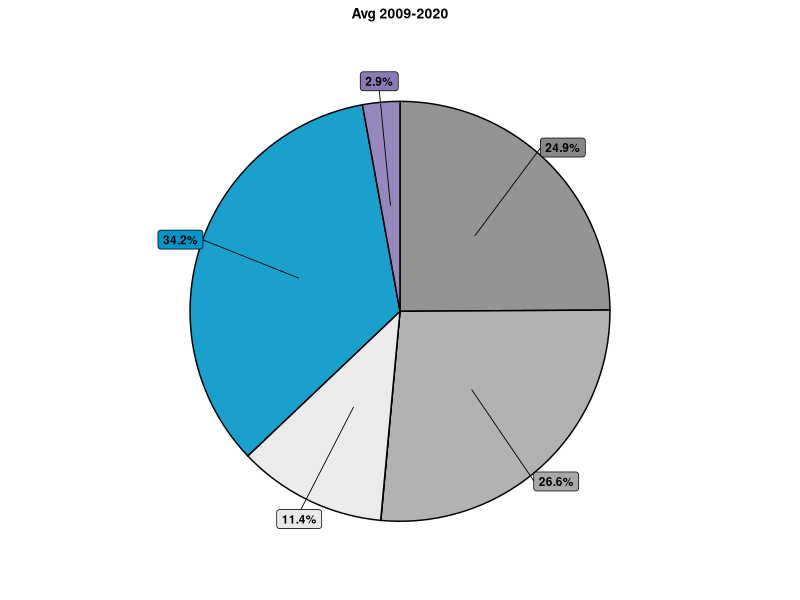
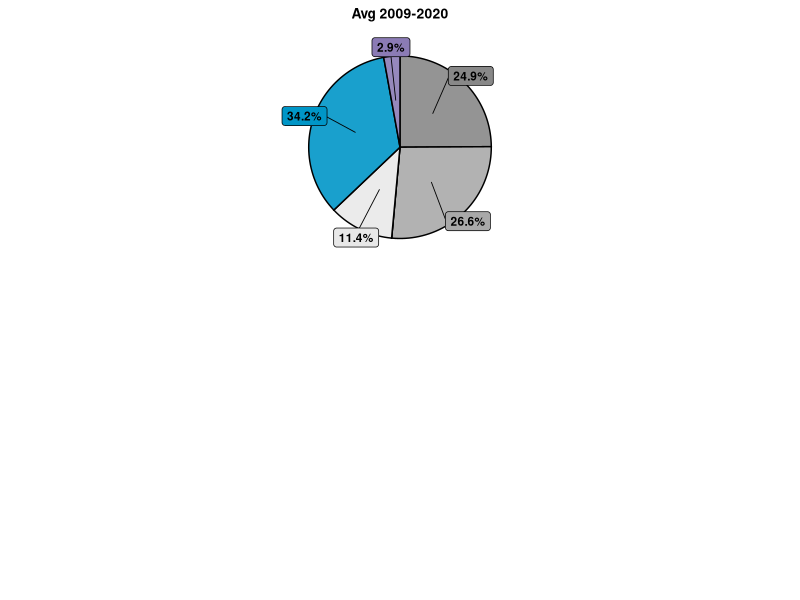
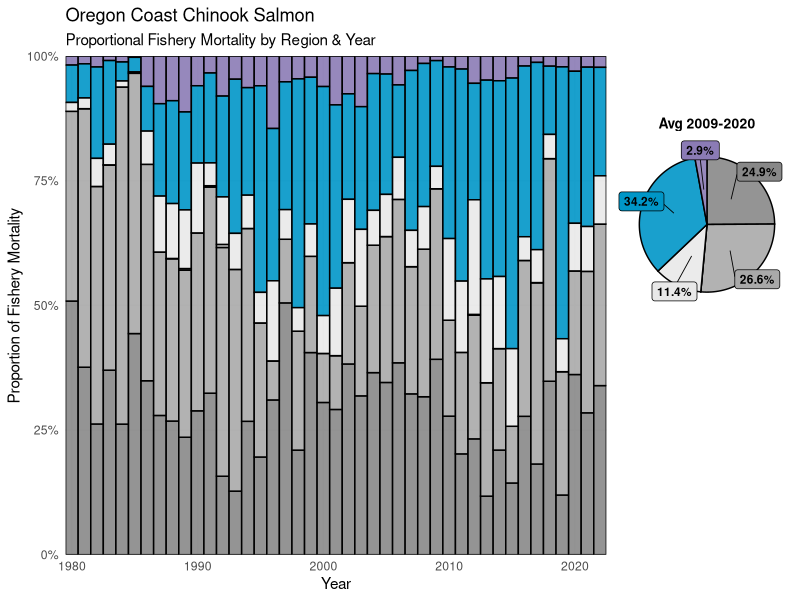
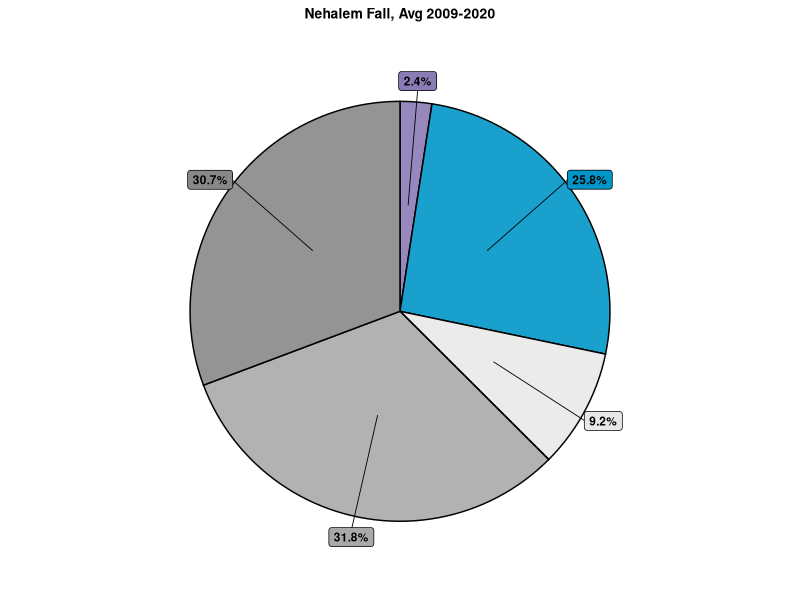
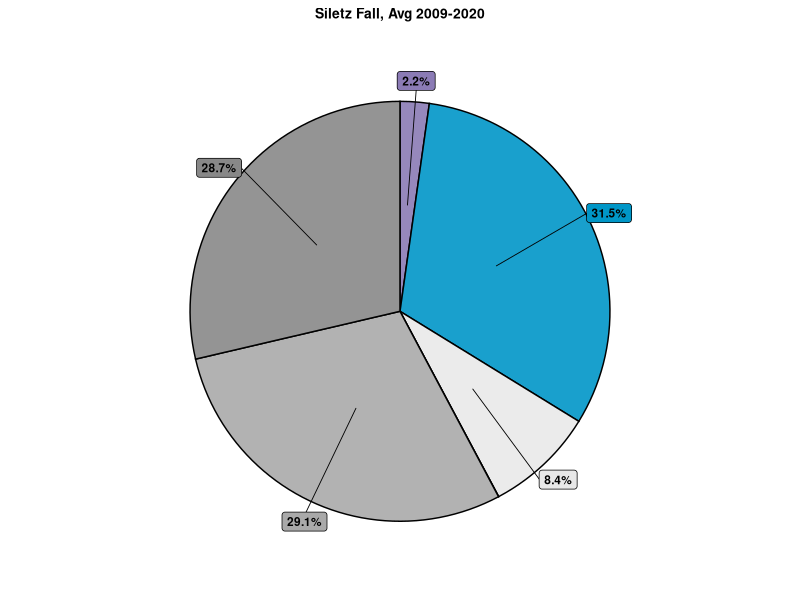
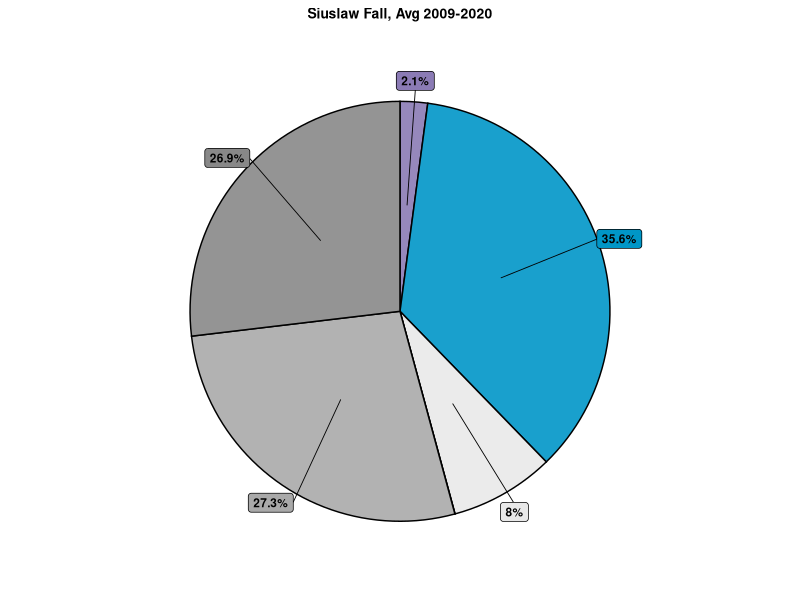
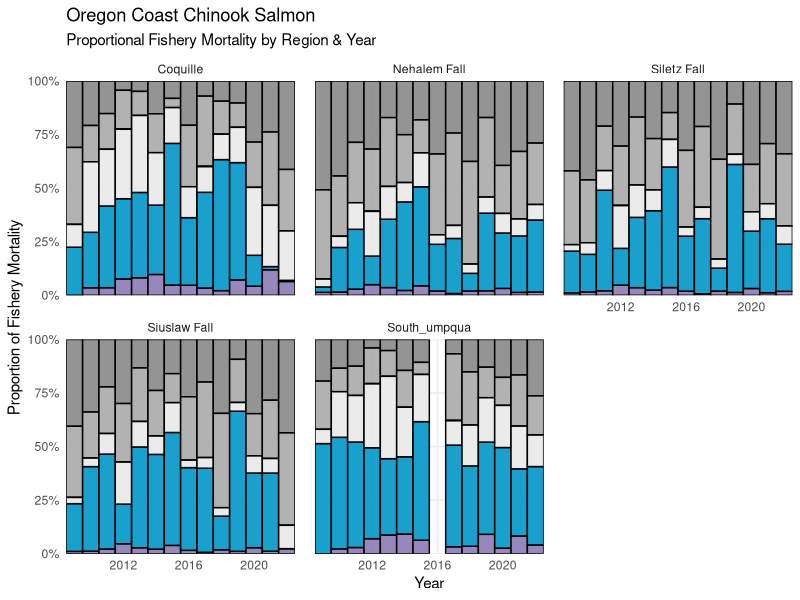
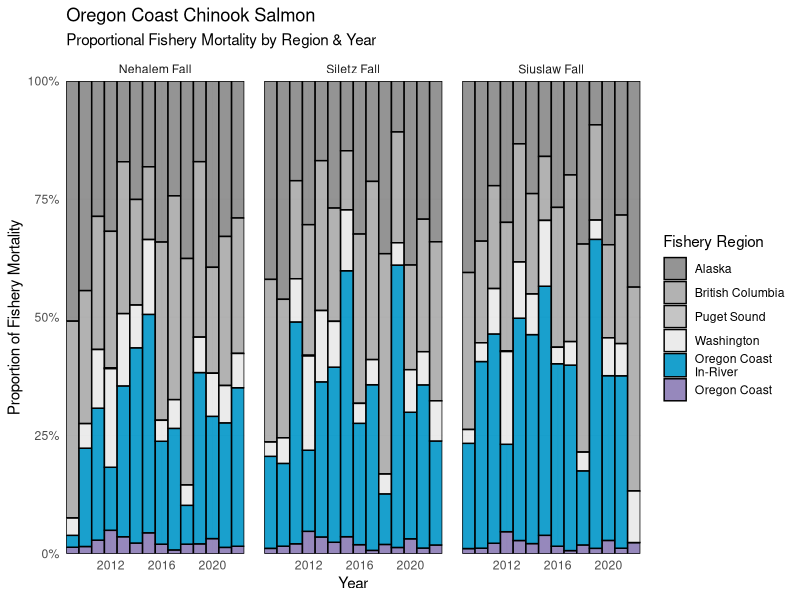

Reproduce these figures in R, in order.
library(tidyverse)
library(here)
library(readxl)
library(viridis)
library(cowplot) 
library(ggrepel)

# custom colors =====
custom_pal <- c(
  "Oregon Coast\nIn-River" =  "#0096C7",    
  "Oregon Coast"    =  "#8B7BB5",
  "Washington"           =  "#E8E8E8",   
  "Puget Sound"               =   "grey",  
  "British Columbia"          =  "darkgrey",  
  "Alaska"                    =  "#888888")

# custom_pal <- c(
#   "Washington Coast\nIn-River" =  "#0096C7",   # light gray
#   "Washington Coast\nOcean"    =  "#8B7BB5",
#   "South of Falcon"           =  "#7AD151", #"#2A788E",
#   "Puget Sound"               =   "#D3D3D3",  
#   "British Columbia"          =  "#57A773",
#   "Alaska"                    =  "#FDE725"  # viridis purple for Alaska
# )

# load ====== 
data <- readxl::read_excel("data/PSTChinookCWT_data_April18_2025.xlsx") %>%
  filter(region %in% c("OC","ORC"),
         !year == 2023, !is.na(total_run), !total_run =="NA") 
 
 total_run_df<-data %>%  
  dplyr::select(year,population,region,total_run) %>%
  dplyr::mutate(total_run = as.numeric(total_run))

catch_distributions <- data %>%
  dplyr::select(c(1:39)) %>%
  gather(4:ncol(.), key = "fishery_region", value = "percent_mort") %>%
  filter(!fishery_region %in% c(#"US_is_tot",
                                "stray", 
                               "aabm_tot", 
                                "esc_pct", 
                                "er",  
                               "term_tot"
                                )) %>%
  dplyr::mutate(percent_mort = as.numeric(percent_mort)/100) 
 

# OC whole ======= 
OC_fish <- catch_distributions %>%
  left_join(total_run_df) %>% 
  filter(!is.na(percent_mort )) %>% 
  dplyr::mutate(mortality_numbers = total_run *percent_mort,
                broad_region = case_when(
                  # Alaska
                  str_detect(fishery_region, "^seak") ~ "Alaska",
                  str_detect(fishery_region, "^ak_term")  ~ "Alaska",
                  
                  str_detect(fishery_region, "^US_term")  ~ "Oregon Coast\nIn-River",
                  str_detect(fishery_region, "^term_tot")  ~ "Oregon Coast\nIn-River",

                   # Canada
                  str_detect(fishery_region, "^can_term")  ~ "British Columbia",
                  str_detect(fishery_region, "^wcvi")     ~ "British Columbia",#"West Coast Vancouver Island",
                  str_detect(fishery_region, "^nbc")      ~ "British Columbia", #"North Coast BC",
                  str_detect(fishery_region, "^sbc")      ~ "British Columbia",
                  
                  # str_detect(fishery_region, "^can_term") ~ "Canada Terminal",
                  
                  # Falcon (US)
                  str_detect(fishery_region, "^sfalc")    ~  "Oregon Coast",#"South of Falcon",
                  # str_detect(fishery_region, "^nfalc")    ~ "North of Falcon",
                  
                  fishery_region == "nfalc_s" ~ "Washington",#"Washington Coast\nOcean",
                  fishery_region == "nfalc_t" ~  "Washington",#"Washington Coast\nOcean",
                  fishery_region == "US_is_tot" ~  "Washington",#"Washington Coast\nOcean",

                  # WA     
                  fishery_region == "PS_n" ~ "Puget Sound",
                  fishery_region == "PS_s" ~ "Puget Sound",
                  
                  fishery_region == "wac_n" ~  "Washington",#"Washington Coast\nIn-River",
                  # Other
                  TRUE                                    ~ "Check")) 

uniqueOC<- data.frame(unique(OC_fish[c("broad_region","fishery_region")]))

uniqueOC <- uniqueOC %>% 
  arrange(broad_region)
 
total_FMnumbers <- OC_fish %>%
  group_by(year) %>%
  # get annual sum of all fishery mortality from OP for the year
  dplyr::summarise(total_FM_numbers = sum(mortality_numbers))  # want to ask, of all the fish caught that year, what was the relative proportions. Not related to overall runsize. 

OC_plot_df<- OC_fish %>% 
  dplyr::select(-c(total_run, percent_mort,fishery_region)) %>%
  ungroup() %>%
  group_by(year, broad_region) %>%
  dplyr::summarise(mort_broad_region = sum(mortality_numbers)) %>% 
  left_join(total_FMnumbers) %>%
  dplyr::mutate(percent_mort = mort_broad_region/total_FM_numbers,
                broad_region = factor(broad_region, levels = c(
                  "Oregon Coast",
                  "Oregon Coast\nIn-River",
                  "Washington", 
                  # "South of Falcon",
                  "Puget Sound",
                  "British Columbia", 
                  "Alaska" 
                  # "British Columbia", 
                  # "Puget Sound",  
                  # "South of Falcon",
                  # "Washington Coast Ocean", 
                  # "Washington Coast In-River"
                )))

# bar and pie ==== 
## 1. Prep pie chart data (last 5 years) ==========
pie_df <- OC_plot_df %>%
  filter(year >2008) %>%
  group_by(broad_region) %>%
  summarise(avg_mort = mean(percent_mort, na.rm = TRUE)) %>%
  ungroup() %>%
  arrange(desc(broad_region)) %>%  # match fill order
  mutate(
    cum_pos = cumsum(avg_mort) - avg_mort / 2,  # midpoint of each slice
    label = paste0(round(avg_mort * 100, 1), "%")  # format as percent
  )

## 2. Build pie chart ==========
OP_pie <- ggplot(pie_df, aes(x = "", y = avg_mort, fill = broad_region)) +
  geom_col(color = "black", alpha = 0.9, width = 1) +
  geom_label_repel(
    aes(y = cum_pos, label = ifelse(avg_mort >= 0.02, paste0(round(avg_mort * 100, 1), "%"), "")),
    size = 3,
    fontface = "bold",
    nudge_x = 0.6,          # push labels outward
    show.legend = FALSE,
    segment.size = 0.3
  ) +
  coord_polar(theta = "y") +
  scale_fill_manual(values = custom_pal) + 
  #  scale_fill_viridis_d(drop = FALSE)+#, option = "plasma") +
  labs(title = "Avg 2009-2020") +
  theme_void() +
  theme(
    legend.position = "none",
    plot.title = element_text(size = 10, hjust = 0.5, face = "bold"),
    plot.background = element_blank()
  )
OP_pie

# ## 2. Build pie chart 
# OP_pie <- ggplot(pie_df, aes(x = "", y = avg_mort, fill = broad_region)) +
#   geom_col(color = "black", alpha = 0.9, width = 1) +
#   geom_text(aes(y = cum_pos, 
#                 label = ifelse(avg_mort >= 0.05, paste0(round(avg_mort * 100, 1), "%"), "") #label = label
#                 ), 
#             size = 3, 
#             fontface = "bold",
#             color = "black") +
#   coord_polar(theta = "y") +
#   scale_fill_manual(values = custom_pal) + 
# #  scale_fill_viridis_d(drop = FALSE)+#, option = "plasma") +
#   labs(title = "Avg 2009-2020") +
#   theme_void() +
#   theme(
#     legend.position = "none",
#     plot.title = element_text(size = 10, hjust = 0.5, face = "bold"),
#     plot.background = element_blank()
#   )
# 
# OP_pie

##  3. Main bar chart ==================
OC_FM_stacked <- ggplot(OC_plot_df,
                            aes(x = year,
                                y = percent_mort,
                                fill = broad_region)) +
                       geom_col(color = "black", alpha = 0.9, width = 1) +
                       scale_y_continuous(
                         expand = c(0, 0),
                         name = "Proportion of Fishery Mortality",
                         labels = scales::percent_format()
                       ) +
                       scale_x_continuous(
                         name = "Year",
                         expand = c(0, 0)
                       ) +
                      scale_fill_manual(values = custom_pal) + 
                       # scale_fill_viridis_d(drop = FALSE)+#, option = "plasma") +
                       labs(
                         fill = "Fishery Region",
                         title = "Oregon Coast Chinook Salmon",
                         subtitle = "Proportional Fishery Mortality by Region & Year"
                       ) +
                       theme_minimal() +
                       theme(
                         panel.grid.minor = element_blank(),
                         panel.spacing = unit(1, "lines"),
                         legend.position = "none")

## 4. Legend =============
legend <- get_legend(ggplot(OC_plot_df,
                        aes(x = year,
                            y = percent_mort,
                            fill = broad_region)) +
  geom_col(color = "black", alpha = 0.9, width = 1) +
  scale_y_continuous(
    expand = c(0, 0),
    name = "Proportion of Fishery Mortality",
    labels = scales::percent_format()
  ) +
  scale_x_continuous(
    name = "Year",
    expand = c(0, 0)
  ) +
    scale_fill_manual(values = custom_pal) + 
  # scale_fill_viridis_d(drop = FALSE)+#, option = "plasma") +
  labs(
    fill = "Fishery Region",
    title = "Oregon Coast Chinook Salmon",
    subtitle = "Proportional Fishery Mortality by Region & Year"
  ) +
  theme_minimal() +
  theme( 
    legend.box.margin = margin(0, 0, 0, 0),
    legend.margin = margin(0, 0, 0, 0),
    legend.background = element_blank(),  # remove the grey border box
    legend.box.background = element_blank(),
    panel.grid.minor = element_blank(),
    panel.background = element_blank(),
    plot.background = element_blank(),
    panel.spacing = unit(1, "lines"),
    legend.position = c(0.88, 0.3),# 0.35),   # nudge down so it clears the pie inset
     legend.justification = c(1, 0),
    legend.title = element_text(hjust = 0.5, size = 9, 
                                face = "bold"),  # bigger title
    legend.text = element_text(size = 8),                                # bigger text
    legend.key.size = unit(0.5, "cm")                                    # bigger color boxes
  ))

## 4. Save: inset pie into upper right =========== 
rightside <- ggpubr::ggarrange(OP_pie, legend, nrow = 2,
                                heights = c(1, 1.2)) 
rightside

# Add a blank spacer on top to push content down and align pie with bar top
spacer <- ggplot() + theme_void()  # empty plot as top padding

rightside_padded <- ggpubr::ggarrange(spacer, rightside, nrow = 2,
                                      heights = c(0.2, 1))  # adjust 0.3 to move down more

final_plot <- ggpubr::ggarrange(OC_FM_stacked, rightside_padded,
                                ncol = 2,
                                widths = c(3.3, 1))
final_plot

# --- 5. Save as JPEG ---
ggsave(
  filename = "output/plots/OR_Coast_FM_stacked.jpeg",
  plot = final_plot,
  width =6,
  height =5,
  dpi = 300,
  units = "in"
)

# Individual stocks =======
total_run_df<-data %>%  
  dplyr::select(year,population,region,total_run) %>%
  dplyr::mutate(total_run = as.numeric(total_run))

catch_distributions <- data %>%
  dplyr::select(c(1:39)) %>%
  gather(4:ncol(.), key = "fishery_region", value = "percent_mort") %>%
  filter(!fishery_region %in% c(#"US_is_tot",
    "stray", 
    "aabm_tot", 
    "esc_pct", 
    "er",  
    "term_tot"
  )) %>%
  dplyr::mutate(percent_mort = as.numeric(percent_mort)/100) 

OC_fish <- catch_distributions %>%
  left_join(total_run_df) %>% 
  filter(!is.na(percent_mort )) %>% 
  dplyr::mutate(mortality_numbers = total_run *percent_mort,
                broad_region = case_when(
                  # Alaska
                  str_detect(fishery_region, "^seak") ~ "Alaska",
                  str_detect(fishery_region, "^ak_term")  ~ "Alaska",
                  
                  str_detect(fishery_region, "^US_term")  ~ "Oregon Coast\nIn-River",
                  str_detect(fishery_region, "^term_tot")  ~ "Oregon Coast\nIn-River",
                  
                  # Canada
                  str_detect(fishery_region, "^can_term")  ~ "British Columbia",
                  str_detect(fishery_region, "^wcvi")     ~ "British Columbia",#"West Coast Vancouver Island",
                  str_detect(fishery_region, "^nbc")      ~ "British Columbia", #"North Coast BC",
                  str_detect(fishery_region, "^sbc")      ~ "British Columbia",
                  
                  # str_detect(fishery_region, "^can_term") ~ "Canada Terminal",
                  
                  # Falcon (US)
                  str_detect(fishery_region, "^sfalc")    ~  "Oregon Coast",#"South of Falcon",
                  # str_detect(fishery_region, "^nfalc")    ~ "North of Falcon",
                  
                  fishery_region == "nfalc_s" ~ "Washington",#"Washington Coast\nOcean",
                  fishery_region == "nfalc_t" ~  "Washington",#"Washington Coast\nOcean",
                  fishery_region == "US_is_tot" ~  "Washington",#"Washington Coast\nOcean",
                  
                  # WA     
                  fishery_region == "PS_n" ~ "Puget Sound",
                  fishery_region == "PS_s" ~ "Puget Sound",
                  
                  fishery_region == "wac_n" ~  "Washington",#"Washington Coast\nIn-River",
                  # Other
                  TRUE                                    ~ "Check")) 

# uniqueOC<- data.frame(unique(OC_fish[c("broad_region","fishery_region")]))
# 
# uniqueOC <- uniqueOC %>% 
#   arrange(broad_region)

total_FMnumbers <- OC_fish %>%
  group_by(year,population) %>%
  # get annual sum of all fishery mortality from OP for the year
  dplyr::summarise(total_FM_numbers = sum(mortality_numbers))  # want to ask, of all the fish caught that year, what was the relative proportions. Not related to overall runsize.

OC_plot_df<- OC_fish %>% 
  dplyr::select(-c(total_run,fishery_region)) %>%
  ungroup() %>%
  group_by(year, broad_region,population) %>%
  dplyr::summarise(mort_broad_region = sum(mortality_numbers)) %>% 
  left_join(total_FMnumbers) %>%
  dplyr::mutate(percent_mort = mort_broad_region/total_FM_numbers,
                broad_region = factor(broad_region, 
                                      levels = rev(c(
                  "Oregon Coast",
                  "Oregon Coast\nIn-River",
                  "Washington", 
                  "Puget Sound",
                  "British Columbia", 
                  "Alaska"))), 
                population = case_when(population == "Siletz_fa"  ~  "Siletz Fall",
                                       population == "Siuslaw_fa"  ~ "Siuslaw Fall",
                                       population == "Nehalem_fa"  ~ "Nehalem Fall",
                                       population == "south_umpqua"  ~ "South Umpqua",
                                       TRUE ~ population))

### Nehalem ========= 
pie_df <- OC_plot_df %>%
  filter(year > 2008,
         population %in% c("Nehalem Fall")) %>% #, "Siletz Fall", "Siuslaw Fall")) %>% 
  group_by(broad_region) %>%
  summarise(avg_mort = mean(percent_mort, na.rm = TRUE)) %>%
  ungroup() %>%
  # group_by(population) %>%                          # <-- group by population ONLY
  arrange(desc(broad_region)) %>%             # consistent ordering within each facet
  mutate(
    cum_pos = cumsum(avg_mort) - avg_mort / 2,      # midpoint within each facet's stack
    label = paste0(round(avg_mort * 100, 1), "%")
  ) %>%
  ungroup()


Nehalem <- ggplot(pie_df, aes(x = "", y = avg_mort, fill = broad_region)) +
  geom_col(color = "black", alpha = 0.9, width = 1) +
  geom_label_repel(
    aes(y = cum_pos, label = ifelse(avg_mort >= 0.02, paste0(round(avg_mort * 100, 1), "%"), "")),
    size = 3,
    fontface = "bold",
    nudge_x = 0.6,          # push labels outward
    show.legend = FALSE,
    segment.size = 0.3
  ) +
  # facet_wrap(~population) + 
  coord_polar(theta = "y") +
  scale_fill_manual(values = custom_pal) + 
  #  scale_fill_viridis_d(drop = FALSE)+#, option = "plasma") +
  labs(title = "Nehalem Fall, Avg 2009-2020") +
  theme_void() +
  theme(
    legend.position = "none",
    plot.title = element_text(size = 10, hjust = 0.5, face = "bold"),
    plot.background = element_blank()
  )
Nehalem

### Siletz ========= 
pie_df <- OC_plot_df %>%
  filter(year > 2008,
         population %in% c("Siletz Fall")) %>% #, "Siletz Fall", "Siuslaw Fall")) %>% 
  group_by(broad_region) %>%
  summarise(avg_mort = mean(percent_mort, na.rm = TRUE)) %>%
  ungroup() %>%
  # group_by(population) %>%                          # <-- group by population ONLY
  arrange(desc(broad_region)) %>%             # consistent ordering within each facet
  mutate(
    cum_pos = cumsum(avg_mort) - avg_mort / 2,      # midpoint within each facet's stack
    label = paste0(round(avg_mort * 100, 1), "%")
  ) %>%
  ungroup()


Siletz <- ggplot(pie_df, aes(x = "", y = avg_mort, fill = broad_region)) +
  geom_col(color = "black", alpha = 0.9, width = 1) +
  geom_label_repel(
    aes(y = cum_pos, label = ifelse(avg_mort >= 0.02, paste0(round(avg_mort * 100, 1), "%"), "")),
    size = 3,
    fontface = "bold",
    nudge_x = 0.6,          # push labels outward
    show.legend = FALSE,
    segment.size = 0.3
  ) +
  # facet_wrap(~population) + 
  coord_polar(theta = "y") +
  scale_fill_manual(values = custom_pal) + 
  #  scale_fill_viridis_d(drop = FALSE)+#, option = "plasma") +
  labs(title = "Siletz Fall, Avg 2009-2020") +
  theme_void() +
  theme(
    legend.position = "none",
    plot.title = element_text(size = 10, hjust = 0.5, face = "bold"),
    plot.background = element_blank()
  )
Siletz

### Siuslaw ========= 
pie_df <- OC_plot_df %>%
  filter(year > 2008,
         population %in% c("Siuslaw Fall")) %>% #, "Siletz Fall", "Siuslaw Fall")) %>% 
  group_by(broad_region) %>%
  summarise(avg_mort = mean(percent_mort, na.rm = TRUE)) %>%
  ungroup() %>%
  # group_by(population) %>%                          # <-- group by population ONLY
  arrange(desc(broad_region)) %>%             # consistent ordering within each facet
  mutate(
    cum_pos = cumsum(avg_mort) - avg_mort / 2,      # midpoint within each facet's stack
    label = paste0(round(avg_mort * 100, 1), "%")
  ) %>%
  ungroup()


Siuslaw <- ggplot(pie_df, aes(x = "", y = avg_mort, fill = broad_region)) +
  geom_col(color = "black", alpha = 0.9, width = 1) +
  geom_label_repel(
    aes(y = cum_pos, label = ifelse(avg_mort >= 0.02, paste0(round(avg_mort * 100, 1), "%"), "")),
    size = 3,
    fontface = "bold",
    nudge_x = 0.6,          # push labels outward
    show.legend = FALSE,
    segment.size = 0.3
  ) +
  # facet_wrap(~population) + 
  coord_polar(theta = "y") +
  scale_fill_manual(values = custom_pal) + 
  #  scale_fill_viridis_d(drop = FALSE)+#, option = "plasma") +
  labs(title = "Siuslaw Fall, Avg 2009-2020") +
  theme_void() +
  theme(
    legend.position = "none",
    plot.title = element_text(size = 10, hjust = 0.5, face = "bold"),
    plot.background = element_blank()
  )
Siuslaw

### Save individual Pies ========
individ_pie <- ggpubr::ggarrange(Siuslaw,Siletz, Nehalem, nrow = 1)
ggsave(
  filename = "output/plots/Individ_Pie.jpeg",
  plot = individ_pie,
  width =6,
  height =4,
  dpi = 300,
  units = "in"
)
##  3. Main bar chart ==================
OC_FM_stacked_Facet <- ggplot(OC_plot_df %>% filter(year>2008 ),
                        aes(x = year,
                            y = percent_mort,
                            fill = broad_region)) +
  geom_col(color = "black", alpha = 0.9, width = 1) +
  scale_y_continuous(
    expand = c(0, 0),
    name = "Proportion of Fishery Mortality",
    labels = scales::percent_format()
  ) +
  scale_x_continuous(
    name = "Year",
    expand = c(0, 0)
  ) +
  facet_wrap(~population) + 
  scale_fill_manual(values = custom_pal) + 
  # scale_fill_viridis_d(drop = FALSE)+#, option = "plasma") +
  labs(
    fill = "Fishery Region",
    title = "Oregon Coast Chinook Salmon",
    subtitle = "Proportional Fishery Mortality by Region & Year"
  ) +
  theme_minimal() +
  theme(
    panel.grid.minor = element_blank(),
    panel.spacing = unit(1, "lines"),
    legend.position = "none")
OC_FM_stacked_Facet

## 3B. Select stocks bar chart ==================
OC_FM_stacked_Facet2 <- ggplot(OC_plot_df %>% filter(year>2008, 
                                                    population %in% c("Nehalem Fall", "Siletz Fall", "Siuslaw Fall")),
                              aes(x = year,
                                  y = percent_mort,
                                  fill = broad_region)) +
  geom_col(color = "black", alpha = 0.9, width = 1) +
  scale_y_continuous(
    expand = c(0, 0),
    name = "Proportion of Fishery Mortality",
    labels = scales::percent_format()
  ) +
  scale_x_continuous(
    name = "Year",
    expand = c(0, 0)
  ) +
  facet_wrap(~population) + 
  scale_fill_manual(values = custom_pal) + 
  # scale_fill_viridis_d(drop = FALSE)+#, option = "plasma") +
  labs(
    fill = "Fishery Region",
    title = "Oregon Coast Chinook Salmon",
    subtitle = "Proportional Fishery Mortality by Region & Year"
  ) +
  theme_minimal() +
  theme(
    panel.grid.minor = element_blank(),
    panel.spacing = unit(1, "lines")#,
    #legend.position = "none"
    )
OC_FM_stacked_Facet2

# 4. Save as JPEG =======
ggsave(
  filename = "output/plots/OR_Coast_FM_FACET1_stacked.jpeg",
  plot = OC_FM_stacked_Facet,
  width =6,
  height =5,
  dpi = 300,
  units = "in"
)
 

ggsave(
  filename = "output/plots/OR_Coast_FM_FACET2_stacked.jpeg",
  plot = OC_FM_stacked_Facet2,
  width =6,
  height =5,
  dpi = 300,
  units = "in"
)
